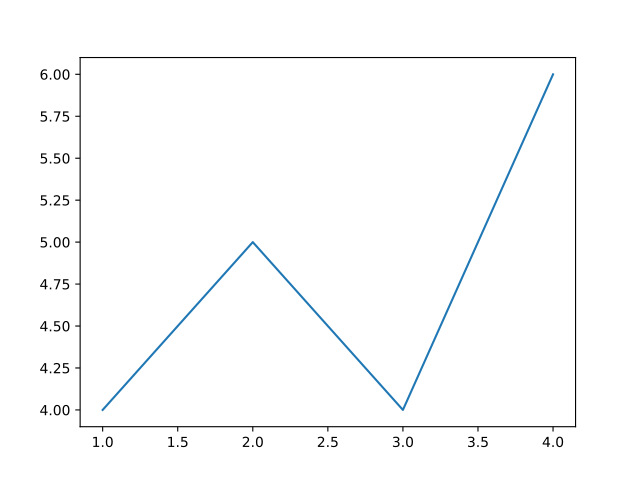

Write Python code to recreate this figure.
import matplotlib.pyplot as plt
plt.plot([1, 2, 3, 4], [4, 5, 4, 6])  # doctest: +ELLIPSIS
# [<matplotlib.lines.Line2D object at 0x...>]
